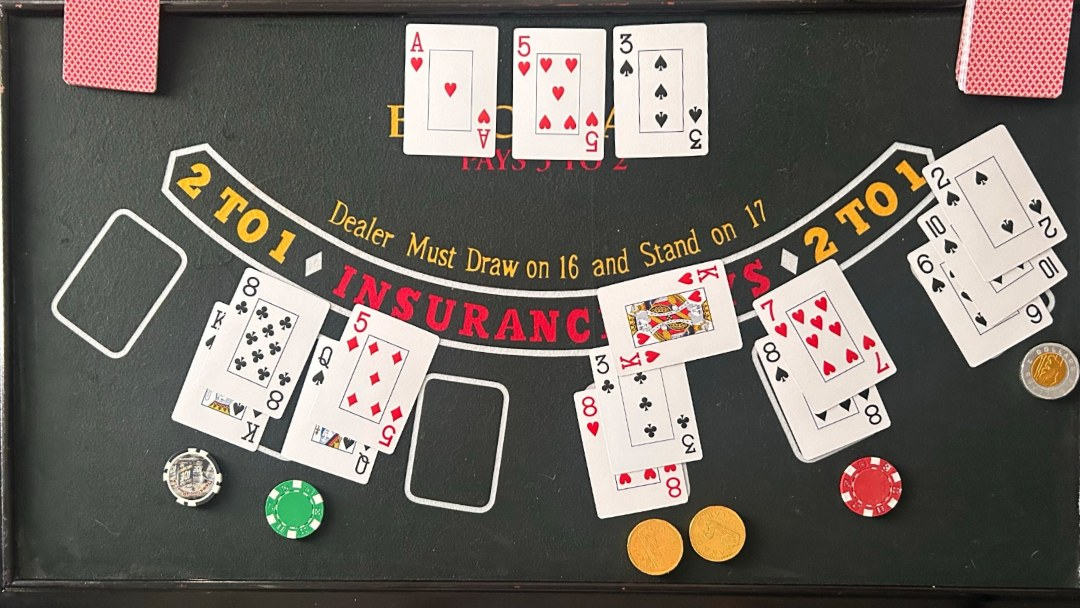
#> input picture camera-server/tests/coins_frame.jpg, 1080 x 608 px
$ python layout_from_board.py --board ../camera-server/tests/coins_frame.jpg
#> lines starting #> are read from the running program, lines starting #| are printed output that depends on the picture; after the words box and inside, x2 and y2 are one past the last pixel; in counts of white or black regions, pixels touching at a corner belong together
#> in main, rgb is the input picture: shape (608, 1080, 3); mean R, G, B 111.5, 104, 97.4
"""Step 2: read the six seat outlines off your empty-board photo and write layout.json.

The generator uses layout.json to know where hands, the dealer and the card piles go.
Everything is stored as fractions of the photo's width/height, so the photo's resolution doesn't matter.
You can open layout.json and nudge any number by hand.

Run:  python layout_from_board.py --board "C:/Users/natal/Desktop/Fall 2026/image-references/empty-board.jpg"
"""
import argparse
import json
import math
import sys
from pathlib import Path

import cv2
import numpy as np
from PIL import Image, ImageOps

WORK_WIDTH = 2000


def detect_seats(rgb: np.ndarray):
    scale = WORK_WIDTH / rgb.shape[1]
#> scale = 1.85
    small = cv2.resize(rgb, None, fx=scale, fy=scale, interpolation=cv2.INTER_AREA)
    h, w = small.shape[:2]
#> h = 1126; w = 2000
    hsv = cv2.cvtColor(small, cv2.COLOR_RGB2HSV)
#> hsv: shape (1126, 2000, 3); mean H, S, V 46, 33.7, 113.6
    white = ((hsv[..., 1] < 60) & (hsv[..., 2] > 170)).astype(np.uint8)
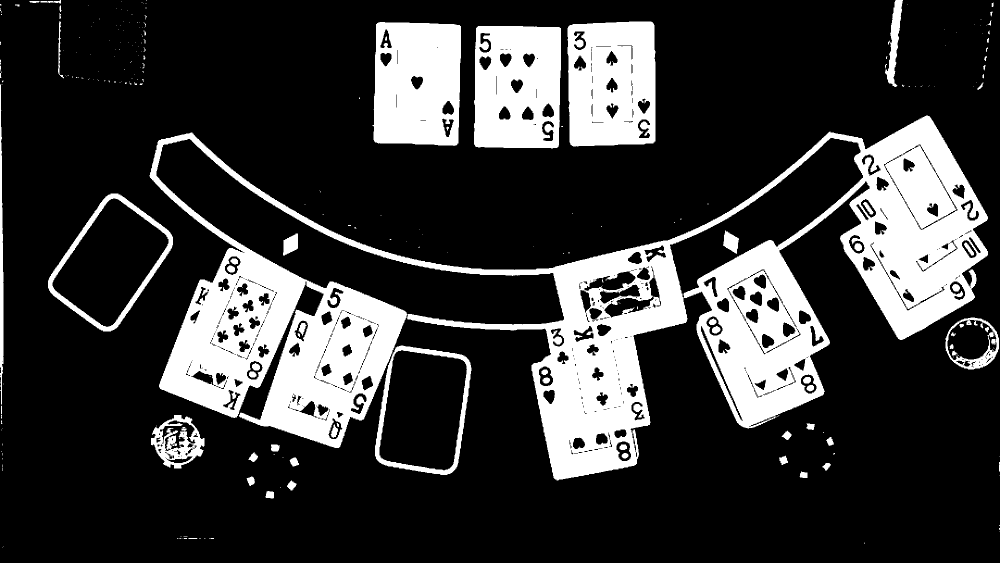
#> white: shape (1126, 2000) (shown at 1/2 size); values 0 (black) and 1 (white), 21.8% white; 257 white regions (183 under 20 px)
    contours, _ = cv2.findContours(white, cv2.RETR_EXTERNAL, cv2.CHAIN_APPROX_SIMPLE)
#> contours = 215 contours, 186 with area under 20; largest, box (x1, y1, x2, y2) and area: (299, 231, 1976, 961) 380947, (1135, 43, 1311, 293) 41964, (948, 52, 1122, 297) 40944, (745, 44, 922, 292) 40785, (96, 387, 346, 663) 39835
    seats = []
    for c in contours:
        rect = cv2.minAreaRect(c)
        (rw, rh) = rect[1]
        long_side, short_side = max(rw, rh), min(rw, rh)
        # a seat outline is card-shaped (about 160 x 232 at this width) and nothing else on the felt is
        if not (0.10 * w < long_side < 0.14 * w and 0.06 * w < short_side < 0.10 * w):
            continue
        if cv2.contourArea(c) < 0.5 * long_side * short_side:
            continue
        pts = c.reshape(-1, 2).astype(np.float32)
        centre = pts.mean(axis=0)
        _, _, vt = np.linalg.svd(pts - centre, full_matrices=False)
        d = vt[0]
        if d[1] > 0:
            d = -d                                    # make the long axis point "up"
        angle = math.degrees(math.atan2(d[0], -d[1]))  # clockwise from vertical
        seats.append({"x": round(float(centre[0] / w), 4), "y": round(float(centre[1] / h), 4),
                      "angle": round(angle, 1)})
#> this loop made 215 passes
#> (rect, rw, rh, long_side, short_side, centre, vt, d) on pass 52: (((846.4, 820.1), (244.9, 169.7), -81.5), 244.9, 169.7, 244.9, 169.7, [842.6, 814.4], [[-0.11, 0.994], [-0.994, -0.11]], [0.11, -0.994])
#> (rw, rh, long_side, short_side, d) on passes 75, 173, 185, 186: (245.4, 170, 245.4, 170, [0.565, -0.825]), (243.7, 171.8, 243.7, 171.8, [0.0434, -0.999]), (243.3, 172.3, 243.3, 172.3, [0.126, -0.992]), (175.1, 247.1, 247.1, 175.1, [0.0749, -0.997])
#> after the loop, seats = 5 items
    seats.sort(key=lambda s: s["x"])
    return seats, w / h


def main() -> int:
    ap = argparse.ArgumentParser(description=__doc__, formatter_class=argparse.RawDescriptionHelpFormatter)
    ap.add_argument("--board", required=True, help="photo of the empty board (no cards on it)")
    ap.add_argument("--out", default="layout.json")
    args = ap.parse_args()

    rgb = np.array(ImageOps.exif_transpose(Image.open(args.board)).convert("RGB"))
    seats, aspect = detect_seats(rgb)
#> seats = 5 items; aspect = 1.78
    print(f"found {len(seats)} seat outlines")
#| found 5 seat outlines
    if len(seats) != 6:
        print("Expected 6. Open layout.json afterwards and fix the seats by hand, or retake the photo "
              "with the whole board in frame and nothing on the felt.")
    layout = {
        "_note": "x, y are fractions of the board photo's width/height. angle = degrees clockwise from "
                 "'card upright'. Edit freely.",
        "board_aspect": round(aspect, 4),
        "card_width": 0.075,                 # card width as a fraction of the board photo's width
        "seats": seats,
        "dealer": {"x": 0.50, "y": 0.235, "x_jitter": 0.03, "y_jitter": 0.02},
        "discard_pile": {"x": 0.119, "y": 0.15, "jitter": 0.012, "present": 0.65},   # at the board edge
        "shoe": {"x": 0.870, "y": 0.11, "jitter": 0.012, "present": 0.9},
    }
    Path(args.out).write_text(json.dumps(layout, indent=2))
    print(f"wrote {args.out}")
    return 0


if __name__ == "__main__":
    sys.exit(main())
#> (the program exits here)
